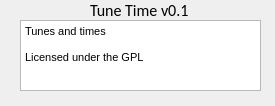
<?xml version="1.0" encoding="UTF-8"?>
<ui version="4.0">
 <class>About</class>
 <widget class="QWidget" name="About">
  <property name="geometry">
   <rect>
    <x>0</x>
    <y>0</y>
    <width>275</width>
    <height>106</height>
   </rect>
  </property>
  <property name="windowTitle">
   <string>About</string>
  </property>
  <widget class="QLabel" name="label">
   <property name="geometry">
    <rect>
     <x>90</x>
     <y>0</y>
     <width>101</width>
     <height>20</height>
    </rect>
   </property>
   <property name="font">
    <font>
     <family>Calibri</family>
     <pointsize>12</pointsize>
    </font>
   </property>
   <property name="text">
    <string>Tune Time v0.1</string>
   </property>
  </widget>
  <widget class="QTextBrowser" name="textBrowser">
   <property name="geometry">
    <rect>
     <x>20</x>
     <y>20</y>
     <width>241</width>
     <height>71</height>
    </rect>
   </property>
   <property name="html">
    <string>&lt;!DOCTYPE HTML PUBLIC &quot;-//W3C//DTD HTML 4.0//EN&quot; &quot;http://www.w3.org/TR/REC-html40/strict.dtd&quot;&gt;
&lt;html&gt;&lt;head&gt;&lt;meta name=&quot;qrichtext&quot; content=&quot;1&quot; /&gt;&lt;style type=&quot;text/css&quot;&gt;
p, li { white-space: pre-wrap; }
&lt;/style&gt;&lt;/head&gt;&lt;body style=&quot; font-family:'MS Shell Dlg 2'; font-size:8.25pt; font-weight:400; font-style:normal;&quot;&gt;
&lt;p style=&quot; margin-top:0px; margin-bottom:0px; margin-left:0px; margin-right:0px; -qt-block-indent:0; text-indent:0px;&quot;&gt;&lt;span style=&quot; font-size:8pt;&quot;&gt;Tunes and times&lt;/span&gt;&lt;/p&gt;
&lt;p style=&quot;-qt-paragraph-type:empty; margin-top:0px; margin-bottom:0px; margin-left:0px; margin-right:0px; -qt-block-indent:0; text-indent:0px; font-size:8pt;&quot;&gt;&lt;br /&gt;&lt;/p&gt;
&lt;p style=&quot; margin-top:0px; margin-bottom:0px; margin-left:0px; margin-right:0px; -qt-block-indent:0; text-indent:0px;&quot;&gt;&lt;span style=&quot; font-size:8pt;&quot;&gt;Licensed under the GPL&lt;/span&gt;&lt;/p&gt;&lt;/body&gt;&lt;/html&gt;</string>
   </property>
  </widget>
 </widget>
 <resources/>
 <connections/>
</ui>
